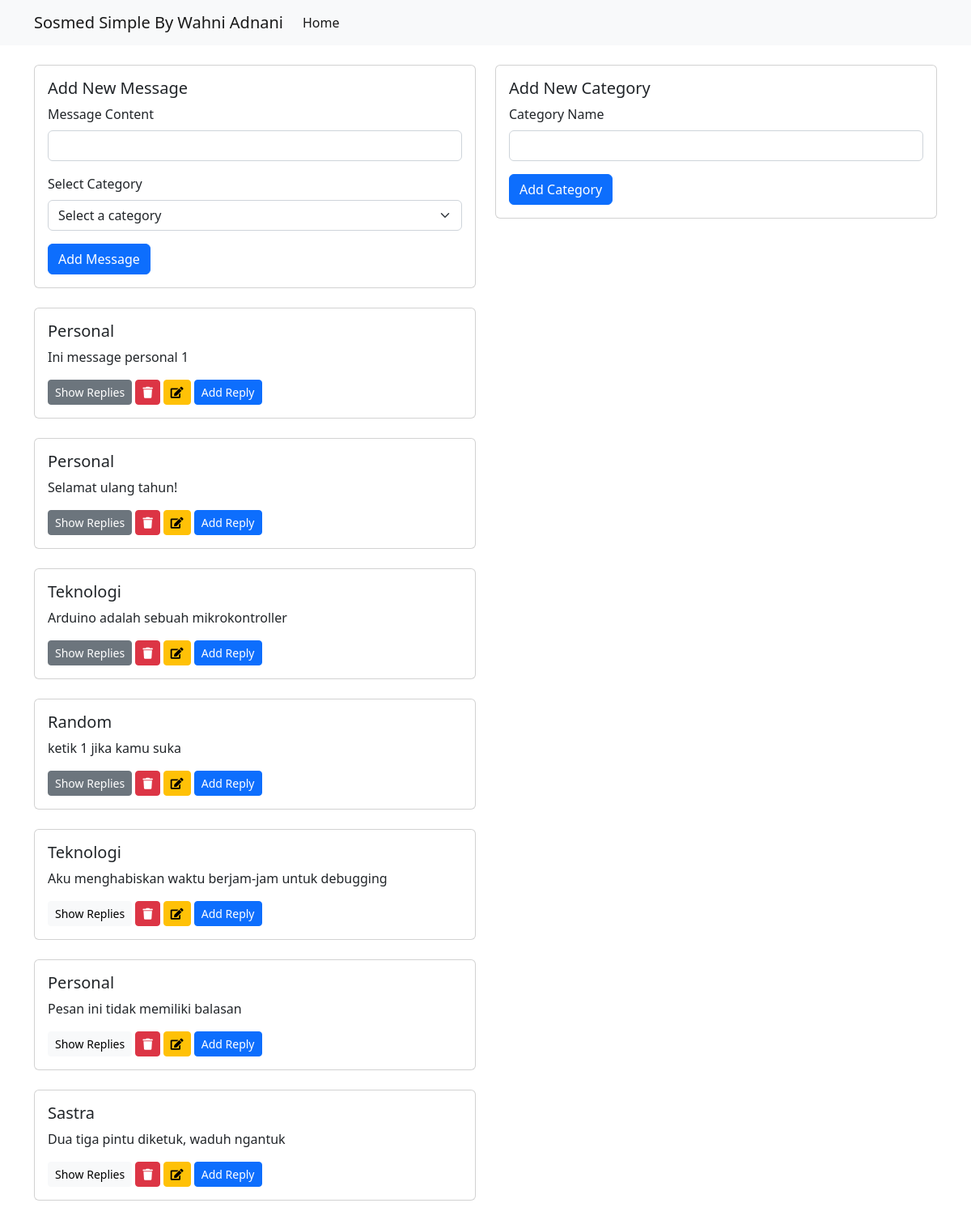
The page / on the database its author committed.
### tables this page shows
CREATE TABLE `messages` (
  `message_id` int(11) NOT NULL,
  `category_id` int(11) NOT NULL,
  `content` varchar(255) NOT NULL,
  `created_at` datetime NOT NULL
);

CREATE TABLE `categories` (
  `category_id` int(11) NOT NULL,
  `category_name` varchar(255) NOT NULL
);

### index.php (the view, shortened to what this page needs)
<?php
include 'koneksi.php';
$all_contents = mysqli_query($koneksi, "SELECT
m.message_id,
m.content AS message_content,
m.created_at AS message_created_at,
c.category_id,
c.category_name AS category_name,
r.reply_id,
r.reply_content AS reply_content,
r.created_at AS reply_created_at
FROM
messages m
LEFT JOIN
categories c ON m.category_id = c.category_id
LEFT JOIN
replies r ON m.message_id = r.message_id");
?>
<!DOCTYPE html>
<html lang="en">
<head>
    <link href="https://cdn.jsdelivr.net/npm/bootstrap@5.2.3/dist/css/bootstrap.min.css" rel="stylesheet"
>
    <link rel="stylesheet" href="https://cdnjs.cloudflare.com/ajax/libs/font-awesome/5.15.3/css/all.min.css">
</head>
<body>
    <nav class="navbar navbar-expand-lg bg-light">
        <div class="container">
            <a class="navbar-brand" href="#">Sosmed Simple By Wahni Adnani</a>
            <div class="collapse navbar-collapse" id="navbarNav">
                <ul class="navbar-nav">
                    <li class="nav-item">
                        <a class="nav-link active" aria-current="page" href="#">Home</a>
                    </li>
                </ul>
            </div>
        </div>
    </nav>
    <div class="container mt-4">
        <div class="row">
            <div class="col-md-6">
                <div class="card">
                    <div class="card-body">
                        <h5 class="card-title">Add New Message</h5>
                        <form action="process_new_message.php" method="POST">
                            <div class="mb-3">
                                <label for="message_content" class="form-label">Message Content</label>
                                <input type="text" class="form-control" id="message_content" name="message_content"
                                    required>
                            </div>
                            <div class="mb-3">
                                <label for="category_id" class="form-label">Select Category</label>
                                <select class="form-select" id="category_id" name="category_id" required>
                                    <option value="" disabled selected>Select a category</option>
                                </select>
                            </div>
                            <button type="submit" class="btn btn-primary">Add Message</button>
                        </form>
                    </div>
                </div>
            </div>
            <div class="col-md-6">
                <div class="card">
                    <div class="card-body">
                        <h5 class="card-title">Add New Category</h5>
                        <form action="process_new_category.php" method="POST">
                            <div class="mb-3">
                                <label for="category_name" class="form-label">Category Name</label>
                                <input type="text" class="form-control" id="category_name" name="category_name"
                                    required>
                            </div>
                            <button type="submit" class="btn btn-primary">Add Category</button>
                        </form>
                    </div>
                </div>
            </div>
        </div>
    </div>
    <div class="container mt-4">
        <div class="row">
            <div class="col-md-6">
                <?php
                $current_message_id = 0;
                while ($row = mysqli_fetch_assoc($all_contents)) {
                    if ($current_message_id != $row['message_id']) {
                        if ($current_message_id != 0) {
                            echo '</div></div></div>';
                        }
                ?>
                <div class="accordion-item">
                    <div class="card mb-4">
                        <div class="card-body">
                            <h5 class="card-title"><?= $row['category_name']; ?></h5>
                            <p class="card-text"><?= $row['message_content']; ?></p>
                            <button
                                class="btn btn-sm btn-<?php echo empty($row['reply_content']) ? 'light' : 'secondary'; ?> show-replies"
                                data-bs-toggle="collapse" data-bs-target="#collapse-<?= $row['message_id']; ?>">
                                Show Replies
                            </button>
                            <form action="process_delete_message.php" method="POST" style="display: inline;">
                                <button type="submit" class="btn btn-sm btn-danger">
                                    <i class="fas fa-trash"></i>
                                </button>
                            </form>
                            <button class="btn btn-sm btn-warning edit-message-btn" data-bs-toggle="modal"
                                data-bs-target="#editMessageModal" data-message-id="<?= $row['message_id']; ?>"
                                data-message-content="<?= $row['message_content']; ?>"
                                data-message-category-id="<?= $row['category_id']; ?>"
                                data-message-category-name="<?= $row['category_name']; ?>">
                                <i class="fas fa-edit"></i>
                            </button>
                            <button class="btn btn-primary btn-sm" data-bs-toggle="modal"
                                data-bs-target="#addReplyModal" data-message-id="<?= $row['message_id']; ?>">
                                Add Reply
                            </button>
                        </div>
                        <div id="collapse-<?= $row['message_id']; ?>" class="accordion-collapse collapse">
                            <div class="replies-container">
                                <?php
                                }
                                    ?>
                                <?php
                                $current_message_id = $row['message_id'];
                            }
                            if ($current_message_id != 0) {
                                echo '</div></div></div>';
                            }
                                ?>
                            </div>
                        </div>
                    </div>
</body>
</html>

### rows shown on the page
messages: category.category_name "Personal", content "Ini message personal 1"
messages: category.category_name "Personal", content "Selamat ulang tahun!"
messages: category.category_name "Teknologi", content "Arduino adalah sebuah mikrokontroller"
messages: category.category_name "Random", content "ketik 1 jika kamu suka"
messages: category.category_name "Teknologi", content "Aku menghabiskan waktu berjam-jam untuk debugging"
messages: category.category_name "Personal", content "Pesan ini tidak memiliki balasan"
messages: category.category_name "Sastra", content "Dua tiga pintu diketuk, waduh ngantuk"
